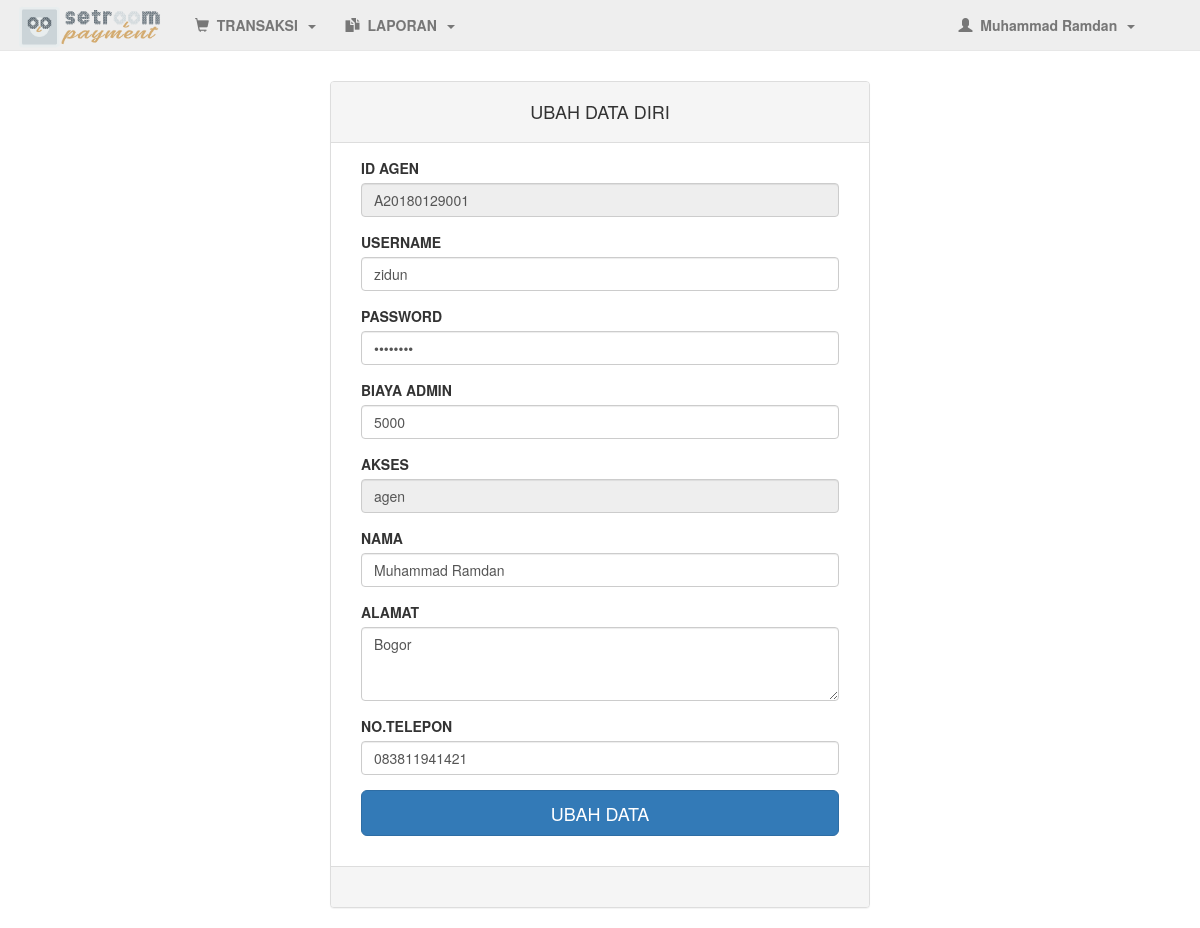
Page /agen/hal_utama.php?menu=profil (signed in) on the committed database.
### tables this page shows
CREATE TABLE IF NOT EXISTS `agen` (
  `id_agen` varchar(12) NOT NULL,
  `nama` varchar(50) NOT NULL,
  `alamat` text NOT NULL,
  `no_telepon` varchar(15) NOT NULL,
  `saldo` double NOT NULL,
  `biaya_admin` double NOT NULL,
  `username` varchar(30) NOT NULL,
  `password` varchar(30) NOT NULL,
  `akses` varchar(20) NOT NULL,
  PRIMARY KEY (`id_agen`)
);

### library/fungsi.php (called while the page is built, shortened)
<?php
class oop
{
	function caridata($table)
	{
		global $koneksi;
		$sql = "SELECT * FROM $table";
		$query = mysqli_query($koneksi, $sql);
		$data = mysqli_fetch_array($query);
		return $data;
	}
}

### agen/profil.php (the view, shortened to what this page needs)
<?php
	$agen = $aksi->caridata("agen WHERE id_agen = '$_SESSION[id_agen]'");
?>
<!DOCTYPE html>
<html>
<head>
</head>
<body>
	<div class="container">
		<div class="row">
			<div class="col-md-12">
				<div class="col-md-3"></div>
				<div class="col-md-6">
					<div class="panel panel-default">
						<div class="panel-heading"><center><h4>UBAH DATA DIRI</h4></center></div>
						<div class="panel-body">
							<div class="col-md-12">
								<form method="post">
									<div class="form-group">
										<label>ID AGEN</label>
										<input type="text" name="id" class="form-control" value="<?php echo $agen['id_agen'] ?>" readonly>
									</div>
									<div class="form-group">
										<label>USERNAME</label>
										<input type="text" name="username" class="form-control" value="<?php echo $agen['username'] ?>" required placeholder="Masukan username Anda" maxlength="30">
									</div>
									<div class="form-group">
										<label>PASSWORD</label>
										<input type="password" name="password" class="form-control" value="<?php echo $agen['password'] ?>" required placeholder="Masukan password Anda" maxlength="30">
									</div>
									<div class="form-group">
										<label>BIAYA ADMIN</label>
										<input type="text" name="admin"  class="form-control" value="<?php echo $agen['biaya_admin']; ?>" placeholder="Masukan Biaya Admin" required onkeypress="return event.charCode >=48 && event.charCode <= 57" maxlength="5">
									</div>
									<div class="form-group">
										<label>AKSES</label>
										<input type="text" name="akses" class="form-control" value="<?php echo $agen['akses'] ?>" required readonly>
									</div>
									<div class="form-group">
										<label>NAMA</label>
										<input type="text" name="nama" class="form-control" value="<?php echo $agen['nama'] ?>" required placeholder="Masukan nama Anda" maxlength="50">
									</div>
									<div class="form-group">
										<label>ALAMAT</label>
										<textarea class="form-control" name="alamat" rows="3" required><?php echo $agen['alamat']; ?></textarea>
									</div>
									<div class="form-group">
										<label>NO.TELEPON</label>
										<input type="text" name="no" class="form-control" value="<?php echo $agen['no_telepon']; ?>" required placeholder="Masukan No.Telepon Anda" onkeypress="return event.charCode >=48 && event.charCode <= 57" maxlength="15">
									</div>
									<div class="form-group">
										<input type="submit" name="ubah" class="btn btn-primary btn-block btn-lg" value="UBAH DATA">
									</div>
								</form>
							</div>
						</div>
						<div class="panel-footer">&nbsp;</div>
					</div>
				</div>
			</div>
		</div>
	</div>
</body>
</html>

### rows in the picture
agen: id "A20180129001", username "zidun", admin "5000", akses "agen", nama "Muhammad Ramdan", alamat "Bogor", no "083811941421"

### other values in the picture
$_SESSION['nama_agen'] "Muhammad Ramdan"
